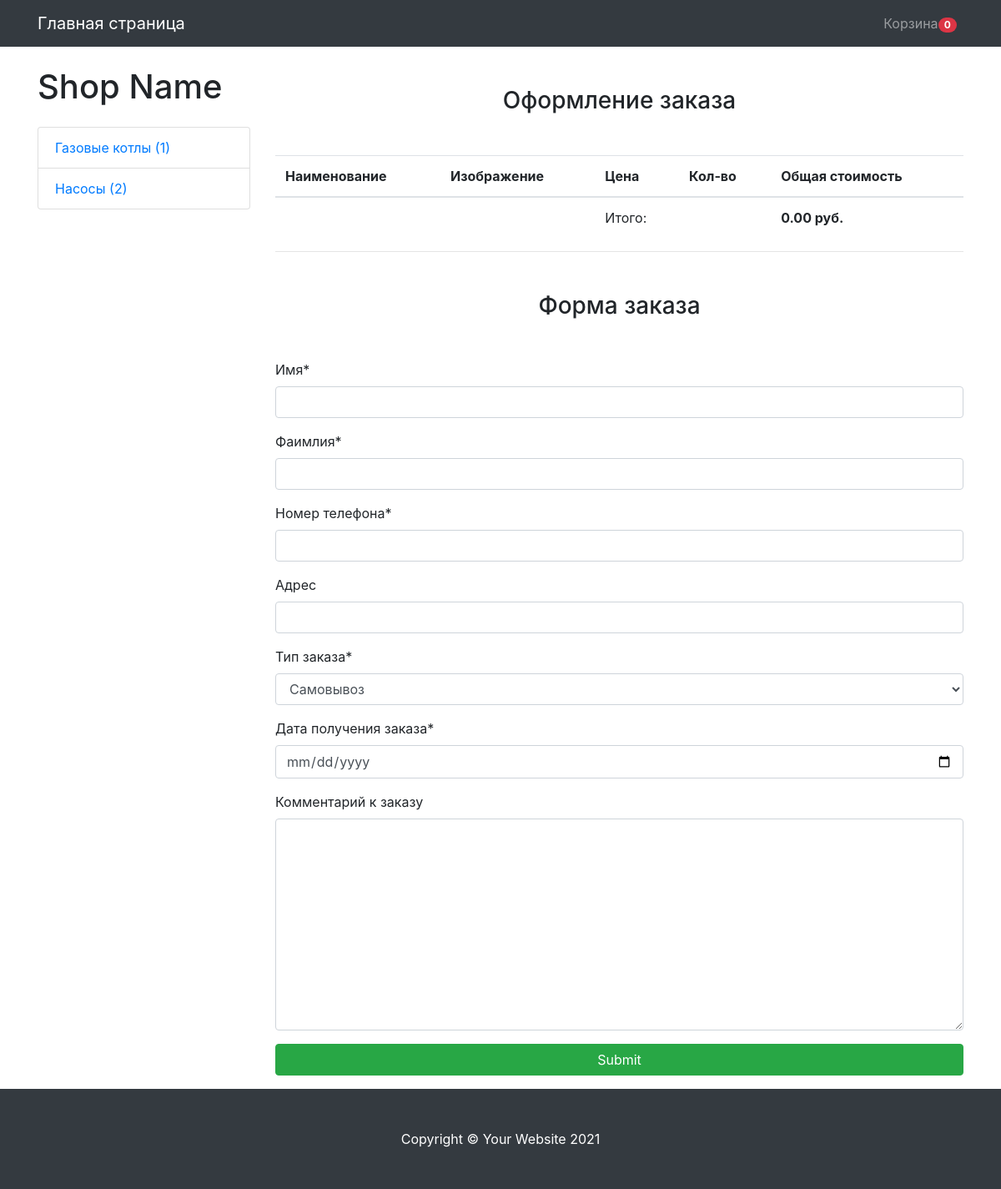
Screenshot of /checkout/ (signed in) with the database file from the repository.
### mainchop/models.py (models this page shows, shortened)
class Cart(models.Model):
    owner = models.ForeignKey('Customer', null=True, verbose_name='Владелец', on_delete=models.CASCADE)
    products = models.ManyToManyField(CartProduct, blank=True, related_name='related_cart')
    total_products = models.PositiveIntegerField(default=0)
    final_price = models.DecimalField(max_digits=9, default=0, decimal_places=2, verbose_name='Общая цена')
    in_order = models.BooleanField(default=False)
    for_anonymous_user = models.BooleanField(default=False)

class Category(models.Model):
    name = models.CharField(max_length=255, verbose_name='Имя категории')
    slug = models.SlugField(unique=True)
    objects = CategoryManager()
    def get_absolute_url(self):
        return reverse('category_detail', kwargs={'slug': self.slug})

### mainchop/views.py (the view)
# urls.py: path('checkout/', CheckoutView.as_view(), name='checkout'),
class CheckoutView(CartMixin, View):
    def get(self, request, *args, **kwargs):
        categories = Category.objects.get_categories_for_left_sidebar()
        form = OrderForm(request.POST or None)
        context = {
            'cart': self.cart,
            'categories': categories,
            'form': form
        }
        return render(request, 'checkout.html', context)

### mainchop/forms.py
class OrderForm(forms.ModelForm):
    def __init__(self, *args, **kwargs):
        super().__init__(*args, **kwargs)
        self.fields['order_date'].label = 'Дата получения заказа'
    order_date = forms.DateField(widget=forms.TextInput(attrs={'type': 'date'}))
    class Meta:
        model = Order
        fields = (
            'first_name', 'last_name', 'phone', 'address', 'buying_type', 'order_date', 'comment'
        )

### mainchop/mixins.py (called while the page is built)
    def dispatch(self, request, *args, **kwargs):
        if request.user.is_authenticated:
            customer = Customer.objects.filter(user=request.user).first()
            if not customer:
                customer = Customer.objects.create(
                    user=request.user
                )
            cart = Cart.objects.filter(owner=customer, in_order=False).first()
            if not cart:
                cart = Cart.objects.create(owner=customer)
        else:
            cart = Cart.objects.filter(for_anonymous_user=True).first()
            if not cart:
                cart = Cart.objects.create(for_anonymous_user=True)
        self.cart = cart
        return super().dispatch(request, *args, **kwargs)

### mainchop/models.py (called while the page is built)
def get_models_for_count(*model_names):
    return [models.Count(model_name) for model_name in model_names]

    def get_queryset(self):
        return super().get_queryset()

    def get_categories_for_left_sidebar(self):
        models = get_models_for_count('boiler', 'pomp')
        qs = list(self.get_queryset().annotate(*models))
        data = [
            dict(name=c.name, url=c.get_absolute_url(), count=getattr(c, self.CATEGORY_NAME_COUNT_NAME[c.name]))
            for c in qs
        ]
        return data

### mainchop/templates/checkout.html (shortened to what this page needs)
{% extends 'index.html' %}
{% load crispy_forms_tags %}
{% block content %}
<h3 class="text-center mt-5 mb-5">Оформление заказа</h3>
<table class="table">
    <thead>
      <tr>
        <th scope="col">Наименование</th>
        <th scope="col">Изображение</th>
        <th scope="col">Цена</th>
        <th scope="col">Кол-во</th>
        <th scope="col">Общая стоимость</th>
      </tr>
    </thead>
    <tbody>
      <tr>
          <td colspan="2"></td>
          <td>Итого:</td>
          <td>{{ cart.total.products }}</td>
          <td><strong>{{ cart.final_price }} руб.</strong></td>
      </tr>
    </tbody>
</table>
<hr>
<h3 class="text-center mt-5 mb-5">Форма заказа</h3>
<form action="{% url 'make_order' %}" method="POST">
    {{ form|crispy }}
    <input type="submit" class="btn btn-success btn-block mb-3" values="Оформить заказ">
</form>
{% endblock content%}

### mainchop/templates/index.html (shortened to what this page needs)
{% load static %}
<!DOCTYPE html>
<html lang="ru">
  <head>
    <link href="{% static 'vendor/bootstrap/css/bootstrap.min.css'%}" rel="stylesheet">
    <link rel="stylesheet" href="{% static 'css/styles.css'%}" type="text/css">
  </head>
  <body>
    <nav class="navbar navbar-expand-lg navbar-dark bg-dark fixed-top">
      <div class="container">
        <a class="navbar-brand" href="{% url 'base' %}">Главная страница</a>
        <div class="collapse navbar-collapse" id="navbarResponsive">
          <ul class="navbar-nav ml-auto">
            <li class="nav-item">
              <a class="nav-link" href="{% url 'cart' %}">Корзина<span class="badge badge-pill badge-danger">{{ cart.products.count }}</span></a>
            </li>
          </ul>
        </div>
      </div>
    </nav>
    <div class="container">
      <div class="row">
        <div class="col-lg-3">
          <h1 class="my-4">Shop Name</h1>
          <div class="list-group">
            {% for category in categories %}
            <a href="{{ category.url }}" class="list-group-item">{{ category.name }} ({{ category.count }})</a>
            {% endfor %}
          </div>
        </div>
        <div class="col-lg-9">
          {% block content %}{% endblock content %}
        </div>
      </div>
    </div>
    <footer class="py-5 bg-dark">
      <div class="container">
        <p class="m-0 text-center text-white">Copyright &copy; Your Website 2021</p>
      </div>
    </footer>
  </body>
</html>

### mainchop/static/css/styles.css (style rules this page uses)
body { padding-top: 54px; }
@media (min-width: 992px) { body { padding-top: 56px; } }

### rows the page displays
Cart: products.count "0", final_price "0.00"
Category: name "Газовые котлы"
Category: name "Насосы"

### other values shown
{{ category.count }} "1" "2"
